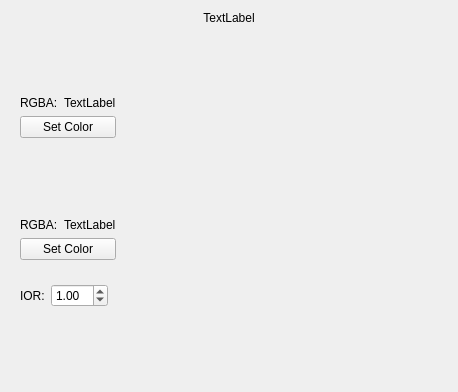
<?xml version="1.0" encoding="UTF-8"?>
<ui version="4.0">
 <class>MaterialEditor</class>
 <widget class="QWidget" name="MaterialEditor">
  <property name="geometry">
   <rect>
    <x>0</x>
    <y>0</y>
    <width>458</width>
    <height>392</height>
   </rect>
  </property>
  <property name="windowTitle">
   <string>Form</string>
  </property>
  <layout class="QVBoxLayout" name="verticalLayout_4">
   <item>
    <widget class="QLabel" name="name">
     <property name="sizePolicy">
      <sizepolicy hsizetype="Preferred" vsizetype="Maximum">
       <horstretch>0</horstretch>
       <verstretch>0</verstretch>
      </sizepolicy>
     </property>
     <property name="text">
      <string>TextLabel</string>
     </property>
     <property name="alignment">
      <set>Qt::AlignCenter</set>
     </property>
    </widget>
   </item>
   <item>
    <widget class="QWidget" name="colorWidget1" native="true">
     <layout class="QHBoxLayout" name="horizontalLayout">
      <item>
       <layout class="QVBoxLayout" name="verticalLayout_2">
        <item>
         <widget class="QWidget" name="colorSwatch1" native="true">
          <property name="minimumSize">
           <size>
            <width>50</width>
            <height>50</height>
           </size>
          </property>
          <property name="maximumSize">
           <size>
            <width>50</width>
            <height>50</height>
           </size>
          </property>
          <property name="autoFillBackground">
           <bool>false</bool>
          </property>
          <property name="styleSheet">
           <string notr="true"/>
          </property>
         </widget>
        </item>
        <item>
         <layout class="QHBoxLayout" name="horizontalLayout_3">
          <item>
           <widget class="QLabel" name="labelName1">
            <property name="text">
             <string>RGBA:</string>
            </property>
           </widget>
          </item>
          <item>
           <widget class="QLabel" name="labelColor1">
            <property name="text">
             <string>TextLabel</string>
            </property>
           </widget>
          </item>
         </layout>
        </item>
        <item>
         <widget class="QPushButton" name="colorPushButton1">
          <property name="maximumSize">
           <size>
            <width>100</width>
            <height>16777215</height>
           </size>
          </property>
          <property name="text">
           <string>Set Color</string>
          </property>
         </widget>
        </item>
       </layout>
      </item>
      <item>
       <spacer name="horizontalSpacer">
        <property name="orientation">
         <enum>Qt::Horizontal</enum>
        </property>
        <property name="sizeHint" stdset="0">
         <size>
          <width>293</width>
          <height>20</height>
         </size>
        </property>
       </spacer>
      </item>
     </layout>
    </widget>
   </item>
   <item>
    <widget class="QWidget" name="colorWidget2" native="true">
     <layout class="QHBoxLayout" name="horizontalLayout_7">
      <item>
       <layout class="QVBoxLayout" name="verticalLayout">
        <item>
         <widget class="QWidget" name="colorSwatch2" native="true">
          <property name="minimumSize">
           <size>
            <width>50</width>
            <height>50</height>
           </size>
          </property>
          <property name="maximumSize">
           <size>
            <width>50</width>
            <height>50</height>
           </size>
          </property>
          <property name="autoFillBackground">
           <bool>false</bool>
          </property>
          <property name="styleSheet">
           <string notr="true"/>
          </property>
         </widget>
        </item>
        <item>
         <layout class="QHBoxLayout" name="horizontalLayout_8">
          <item>
           <widget class="QLabel" name="labelName2">
            <property name="text">
             <string>RGBA:</string>
            </property>
           </widget>
          </item>
          <item>
           <widget class="QLabel" name="labelColor2">
            <property name="text">
             <string>TextLabel</string>
            </property>
           </widget>
          </item>
         </layout>
        </item>
        <item>
         <widget class="QPushButton" name="colorPushButton2">
          <property name="maximumSize">
           <size>
            <width>100</width>
            <height>16777215</height>
           </size>
          </property>
          <property name="text">
           <string>Set Color</string>
          </property>
         </widget>
        </item>
       </layout>
      </item>
      <item>
       <spacer name="horizontalSpacer_4">
        <property name="orientation">
         <enum>Qt::Horizontal</enum>
        </property>
        <property name="sizeHint" stdset="0">
         <size>
          <width>293</width>
          <height>20</height>
         </size>
        </property>
       </spacer>
      </item>
     </layout>
    </widget>
   </item>
   <item>
    <widget class="QWidget" name="IORwidget" native="true">
     <layout class="QHBoxLayout" name="horizontalLayout_9">
      <item>
       <widget class="QLabel" name="label">
        <property name="text">
         <string>IOR:</string>
        </property>
       </widget>
      </item>
      <item>
       <widget class="QDoubleSpinBox" name="iorSpinBox">
        <property name="singleStep">
         <double>0.010000000000000</double>
        </property>
        <property name="value">
         <double>1.000000000000000</double>
        </property>
       </widget>
      </item>
      <item>
       <spacer name="horizontalSpacer_5">
        <property name="orientation">
         <enum>Qt::Horizontal</enum>
        </property>
        <property name="sizeHint" stdset="0">
         <size>
          <width>309</width>
          <height>20</height>
         </size>
        </property>
       </spacer>
      </item>
     </layout>
    </widget>
   </item>
   <item>
    <spacer name="verticalSpacer">
     <property name="orientation">
      <enum>Qt::Vertical</enum>
     </property>
     <property name="sizeHint" stdset="0">
      <size>
       <width>17</width>
       <height>34</height>
      </size>
     </property>
    </spacer>
   </item>
  </layout>
 </widget>
 <resources/>
 <connections/>
</ui>
